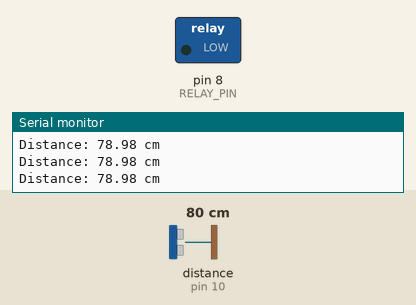
The sketch below on a simulated Arduino Uno, built with avr-gcc and run on an emulated ATmega328P. On the bench: switched loads named in the sketch (green lamp = pin HIGH), the last lines printed to the serial monitor. Wiring (inferred from the names in the program): ultrasonic range finder: trigger pin 9; echo pin 10. The test bench sets the inputs (shaded band); at power-on: distance to the obstacle (sensor on pin 10) 80 cm. The echo pulse lasts 58.3 µs per cm; pins used as bus, display or sensor lines are not drawn.

Above: at 1.2 s.
1.3 s: distance to the obstacle (sensor on pin 10) set to 12 cm
2.8 s: distance to the obstacle (sensor on pin 10) set to 9 cm
At 3.7 s:
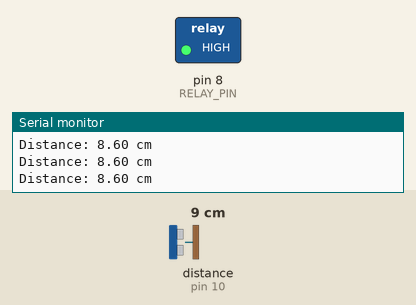
4.4 s: distance to the obstacle (sensor on pin 10) set to 35 cm
At 5.6 s:
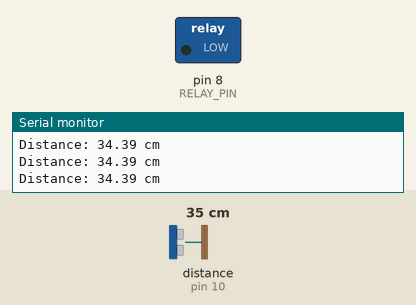
5.9 s: distance to the obstacle (sensor on pin 10) set to 2 cm
At 7.3 s:
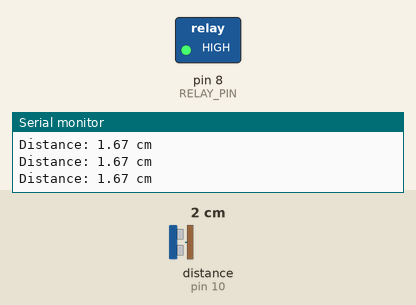
Timing chart, 0 to 8.4 s (numbered marks = the images above; inputs shaded):
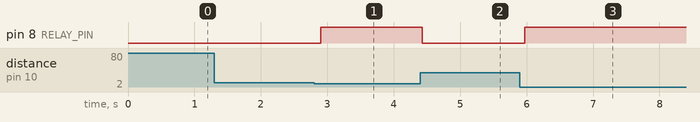

The sketch:

code.ino
```cpp
#define TRIG_PIN 9  // Trigger pin of ultrasonic sensor
#define ECHO_PIN 10 // Echo pin of ultrasonic sensor
#define RELAY_PIN 8 // Relay pin

void setup() {
  pinMode(TRIG_PIN, OUTPUT);  // Set trigger pin as output
  pinMode(ECHO_PIN, INPUT);   // Set echo pin as input
  pinMode(RELAY_PIN, OUTPUT); // Set relay pin as output
  digitalWrite(RELAY_PIN, LOW); // Initialize relay to OFF

  Serial.begin(9600); // Initialize serial communication
}

void loop() {
  // Send a 10-microsecond pulse to trigger pin
  digitalWrite(TRIG_PIN, LOW);
  delayMicroseconds(2);
  digitalWrite(TRIG_PIN, HIGH);
  delayMicroseconds(10);
  digitalWrite(TRIG_PIN, LOW);

  // Read the time for the echo
  long duration = pulseIn(ECHO_PIN, HIGH);

  // Calculate the distance in centimeters
  float distance = (duration * 0.034) / 2;

  // Print distance to Serial Monitor
  Serial.print("Distance: ");
  Serial.print(distance);
  Serial.println(" cm");

  // Check distance and control relay
  if (distance <= 10) { // If an object is within 10 cm
    digitalWrite(RELAY_PIN, HIGH); // Turn ON the relay
  } else {
    digitalWrite(RELAY_PIN, LOW); // Turn OFF the relay
  }

  delay(100); // Small delay
}
```

Measured:
- the behaviour switches between 11 and 10 cm on distance to the obstacle (sensor on pin 10) (found by bisection; images 0 and 1)
- after the input at 2.8 s, pin 8 (RELAY_PIN): LOW → HIGH after 0.10 s
- after the input at 4.4 s, pin 8 (RELAY_PIN): HIGH → LOW at once
- after the input at 5.9 s, pin 8 (RELAY_PIN): LOW → HIGH after 0.07 s
